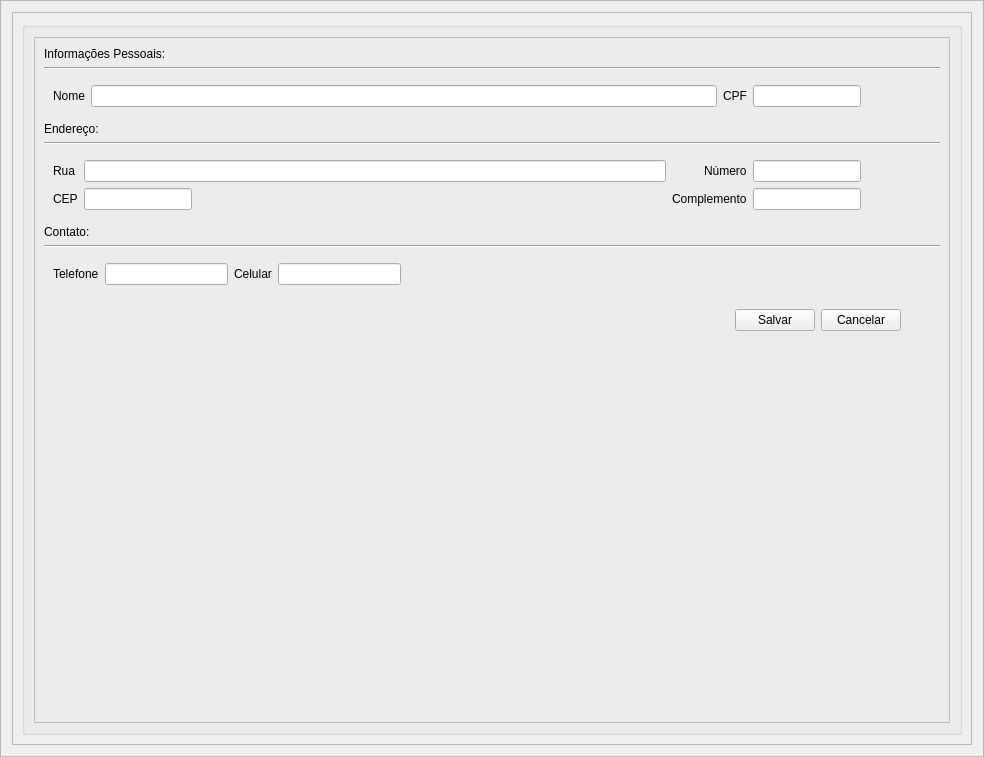
<?xml version="1.0" encoding="UTF-8"?>
<ui version="4.0">
 <class>ClienteFrame</class>
 <widget class="QFrame" name="ClienteFrame">
  <property name="geometry">
   <rect>
    <x>0</x>
    <y>0</y>
    <width>984</width>
    <height>757</height>
   </rect>
  </property>
  <property name="windowTitle">
   <string>Frame</string>
  </property>
  <property name="frameShape">
   <enum>QFrame::StyledPanel</enum>
  </property>
  <property name="frameShadow">
   <enum>QFrame::Raised</enum>
  </property>
  <layout class="QGridLayout" name="gridLayout_10">
   <item row="0" column="0">
    <widget class="QFrame" name="ClienteFrame1">
     <property name="frameShape">
      <enum>QFrame::StyledPanel</enum>
     </property>
     <property name="frameShadow">
      <enum>QFrame::Raised</enum>
     </property>
     <layout class="QGridLayout" name="gridLayout_9">
      <item row="0" column="0">
       <widget class="QGroupBox" name="GroupBox">
        <property name="title">
         <string/>
        </property>
        <layout class="QGridLayout" name="gridLayout_8">
         <item row="0" column="0">
          <widget class="QFrame" name="ClienteFrame2">
           <property name="frameShape">
            <enum>QFrame::StyledPanel</enum>
           </property>
           <property name="frameShadow">
            <enum>QFrame::Raised</enum>
           </property>
           <layout class="QGridLayout" name="gridLayout_4">
            <item row="8" column="0">
             <widget class="QWidget" name="widget_5" native="true">
              <layout class="QGridLayout" name="gridLayout_6">
               <item row="0" column="0">
                <widget class="QLabel" name="TelefoneLabel">
                 <property name="sizePolicy">
                  <sizepolicy hsizetype="Fixed" vsizetype="Preferred">
                   <horstretch>0</horstretch>
                   <verstretch>0</verstretch>
                  </sizepolicy>
                 </property>
                 <property name="text">
                  <string>Telefone</string>
                 </property>
                </widget>
               </item>
               <item row="0" column="2">
                <widget class="QLabel" name="CelularLabel">
                 <property name="text">
                  <string>Celular</string>
                 </property>
                </widget>
               </item>
               <item row="0" column="3">
                <widget class="QLineEdit" name="CelularEntry">
                 <property name="maxLength">
                  <number>9</number>
                 </property>
                </widget>
               </item>
               <item row="0" column="1">
                <widget class="QLineEdit" name="TelefoneEntry">
                 <property name="maxLength">
                  <number>9</number>
                 </property>
                </widget>
               </item>
               <item row="0" column="4">
                <spacer name="horizontalSpacer_4">
                 <property name="orientation">
                  <enum>Qt::Horizontal</enum>
                 </property>
                 <property name="sizeType">
                  <enum>QSizePolicy::Fixed</enum>
                 </property>
                 <property name="sizeHint" stdset="0">
                  <size>
                   <width>500</width>
                   <height>20</height>
                  </size>
                 </property>
                </spacer>
               </item>
              </layout>
             </widget>
            </item>
            <item row="2" column="0">
             <widget class="QWidget" name="widget_4" native="true">
              <layout class="QGridLayout" name="gridLayout_5">
               <item row="0" column="0">
                <widget class="QLabel" name="NomeLabel">
                 <property name="sizePolicy">
                  <sizepolicy hsizetype="Fixed" vsizetype="Preferred">
                   <horstretch>0</horstretch>
                   <verstretch>0</verstretch>
                  </sizepolicy>
                 </property>
                 <property name="text">
                  <string>Nome</string>
                 </property>
                </widget>
               </item>
               <item row="0" column="1">
                <widget class="QLineEdit" name="NomeEntry">
                 <property name="sizePolicy">
                  <sizepolicy hsizetype="Expanding" vsizetype="Fixed">
                   <horstretch>0</horstretch>
                   <verstretch>0</verstretch>
                  </sizepolicy>
                 </property>
                </widget>
               </item>
               <item row="0" column="2">
                <widget class="QLabel" name="CPFLabel">
                 <property name="text">
                  <string>CPF</string>
                 </property>
                </widget>
               </item>
               <item row="0" column="3">
                <widget class="QLineEdit" name="CPFEntry">
                 <property name="sizePolicy">
                  <sizepolicy hsizetype="Fixed" vsizetype="Fixed">
                   <horstretch>0</horstretch>
                   <verstretch>0</verstretch>
                  </sizepolicy>
                 </property>
                 <property name="maxLength">
                  <number>11</number>
                 </property>
                </widget>
               </item>
               <item row="0" column="4">
                <spacer name="horizontalSpacer_2">
                 <property name="orientation">
                  <enum>Qt::Horizontal</enum>
                 </property>
                 <property name="sizeType">
                  <enum>QSizePolicy::Fixed</enum>
                 </property>
                 <property name="sizeHint" stdset="0">
                  <size>
                   <width>40</width>
                   <height>20</height>
                  </size>
                 </property>
                </spacer>
               </item>
              </layout>
             </widget>
            </item>
            <item row="9" column="0">
             <widget class="QWidget" name="widget_2" native="true">
              <layout class="QGridLayout" name="gridLayout_2">
               <item row="0" column="1">
                <widget class="QPushButton" name="Salvar_Button">
                 <property name="text">
                  <string>Salvar</string>
                 </property>
                </widget>
               </item>
               <item row="0" column="2">
                <widget class="QPushButton" name="Cancelar_Button">
                 <property name="text">
                  <string>Cancelar</string>
                 </property>
                </widget>
               </item>
               <item row="0" column="0">
                <spacer name="horizontalSpacer">
                 <property name="orientation">
                  <enum>Qt::Horizontal</enum>
                 </property>
                 <property name="sizeHint" stdset="0">
                  <size>
                   <width>40</width>
                   <height>20</height>
                  </size>
                 </property>
                </spacer>
               </item>
              </layout>
             </widget>
            </item>
            <item row="5" column="0">
             <widget class="QWidget" name="widget_3" native="true">
              <layout class="QGridLayout" name="gridLayout_3">
               <item row="2" column="0">
                <widget class="QLabel" name="CEPLabel">
                 <property name="sizePolicy">
                  <sizepolicy hsizetype="Fixed" vsizetype="Preferred">
                   <horstretch>0</horstretch>
                   <verstretch>0</verstretch>
                  </sizepolicy>
                 </property>
                 <property name="text">
                  <string>CEP</string>
                 </property>
                </widget>
               </item>
               <item row="0" column="2" alignment="Qt::AlignRight">
                <widget class="QLabel" name="NumLabel">
                 <property name="text">
                  <string>Número</string>
                 </property>
                </widget>
               </item>
               <item row="0" column="3">
                <widget class="QLineEdit" name="NumEntry">
                 <property name="sizePolicy">
                  <sizepolicy hsizetype="Fixed" vsizetype="Fixed">
                   <horstretch>0</horstretch>
                   <verstretch>0</verstretch>
                  </sizepolicy>
                 </property>
                 <property name="maxLength">
                  <number>10</number>
                 </property>
                </widget>
               </item>
               <item row="0" column="0">
                <widget class="QLabel" name="RuaLabel">
                 <property name="sizePolicy">
                  <sizepolicy hsizetype="Fixed" vsizetype="Preferred">
                   <horstretch>0</horstretch>
                   <verstretch>0</verstretch>
                  </sizepolicy>
                 </property>
                 <property name="text">
                  <string>Rua</string>
                 </property>
                </widget>
               </item>
               <item row="2" column="2">
                <widget class="QLabel" name="CompLabel">
                 <property name="text">
                  <string>Complemento</string>
                 </property>
                </widget>
               </item>
               <item row="2" column="3">
                <widget class="QLineEdit" name="CompEntry">
                 <property name="sizePolicy">
                  <sizepolicy hsizetype="Fixed" vsizetype="Fixed">
                   <horstretch>0</horstretch>
                   <verstretch>0</verstretch>
                  </sizepolicy>
                 </property>
                 <property name="maxLength">
                  <number>30</number>
                 </property>
                </widget>
               </item>
               <item row="0" column="1">
                <widget class="QLineEdit" name="RuaEntry">
                 <property name="sizePolicy">
                  <sizepolicy hsizetype="Expanding" vsizetype="Fixed">
                   <horstretch>0</horstretch>
                   <verstretch>0</verstretch>
                  </sizepolicy>
                 </property>
                </widget>
               </item>
               <item row="2" column="1">
                <widget class="QLineEdit" name="CEPEntry">
                 <property name="sizePolicy">
                  <sizepolicy hsizetype="Fixed" vsizetype="Fixed">
                   <horstretch>0</horstretch>
                   <verstretch>0</verstretch>
                  </sizepolicy>
                 </property>
                 <property name="maxLength">
                  <number>8</number>
                 </property>
                </widget>
               </item>
               <item row="2" column="4">
                <spacer name="horizontalSpacer_3">
                 <property name="orientation">
                  <enum>Qt::Horizontal</enum>
                 </property>
                 <property name="sizeType">
                  <enum>QSizePolicy::Fixed</enum>
                 </property>
                 <property name="sizeHint" stdset="0">
                  <size>
                   <width>40</width>
                   <height>20</height>
                  </size>
                 </property>
                </spacer>
               </item>
              </layout>
             </widget>
            </item>
            <item row="0" column="0">
             <widget class="QLabel" name="InfoPesso">
              <property name="text">
               <string>Informações Pessoais:</string>
              </property>
             </widget>
            </item>
            <item row="7" column="0" colspan="6">
             <widget class="Line" name="line_2">
              <property name="orientation">
               <enum>Qt::Horizontal</enum>
              </property>
             </widget>
            </item>
            <item row="6" column="0">
             <widget class="QLabel" name="Contato">
              <property name="text">
               <string>Contato:</string>
              </property>
             </widget>
            </item>
            <item row="4" column="0" colspan="6">
             <widget class="Line" name="line">
              <property name="orientation">
               <enum>Qt::Horizontal</enum>
              </property>
             </widget>
            </item>
            <item row="1" column="0" colspan="6">
             <widget class="Line" name="line_3">
              <property name="orientation">
               <enum>Qt::Horizontal</enum>
              </property>
             </widget>
            </item>
            <item row="3" column="0">
             <widget class="QLabel" name="Endereco">
              <property name="text">
               <string>Endereço:</string>
              </property>
             </widget>
            </item>
            <item row="10" column="0" colspan="6">
             <spacer name="verticalSpacer">
              <property name="orientation">
               <enum>Qt::Vertical</enum>
              </property>
              <property name="sizeHint" stdset="0">
               <size>
                <width>20</width>
                <height>40</height>
               </size>
              </property>
             </spacer>
            </item>
           </layout>
          </widget>
         </item>
        </layout>
       </widget>
      </item>
     </layout>
    </widget>
   </item>
  </layout>
 </widget>
 <resources>
  <include location="npx.qrc"/>
 </resources>
 <connections/>
</ui>
